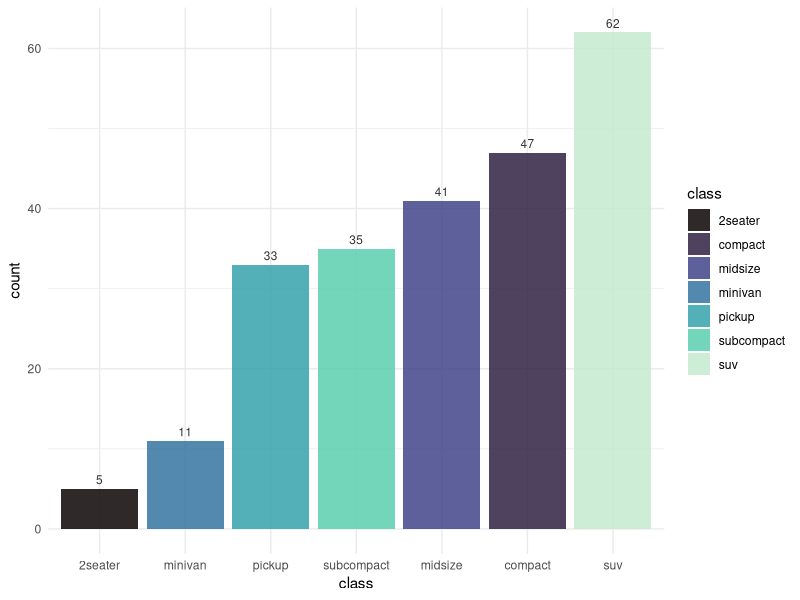
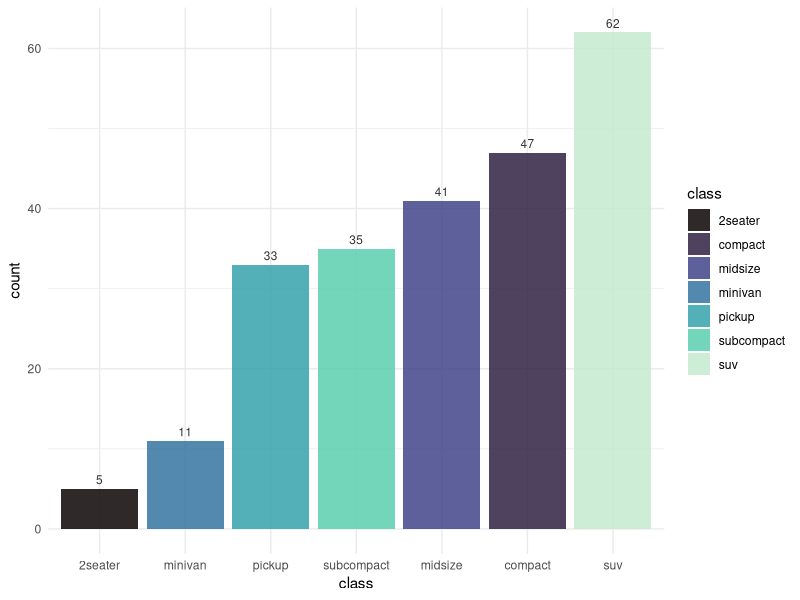
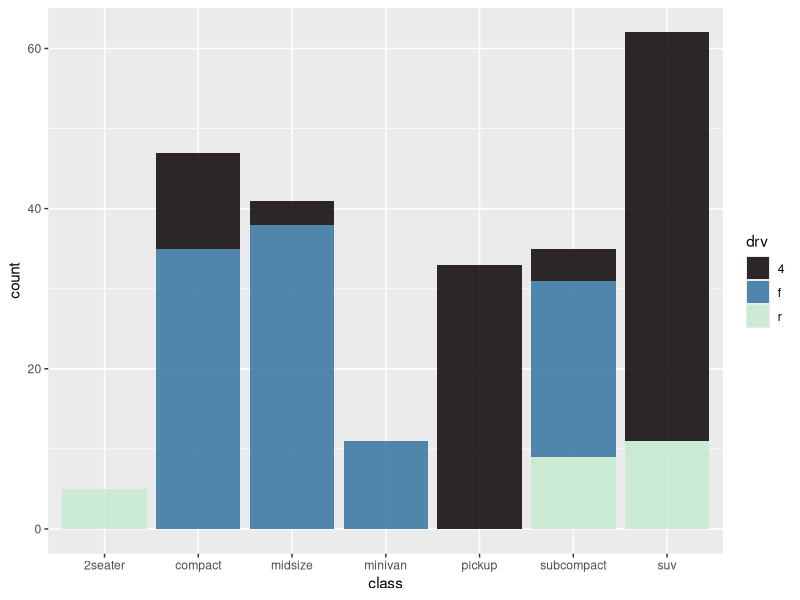
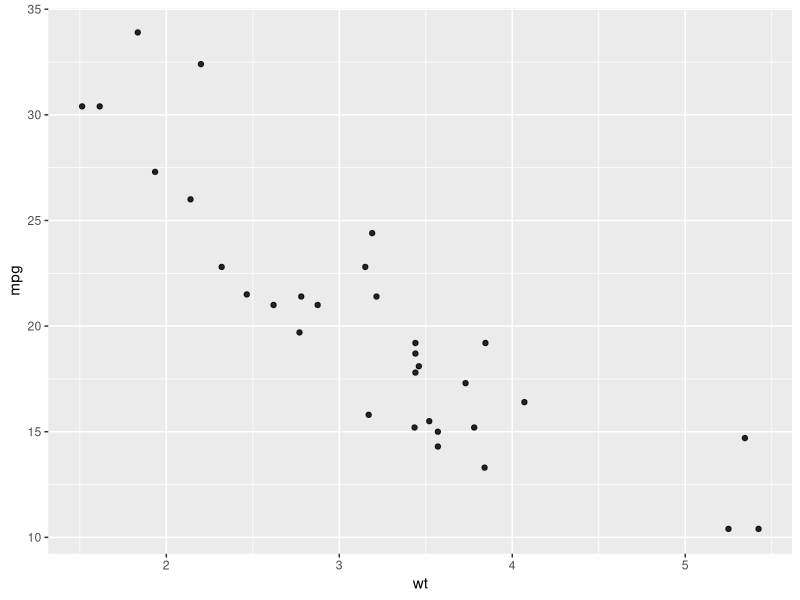
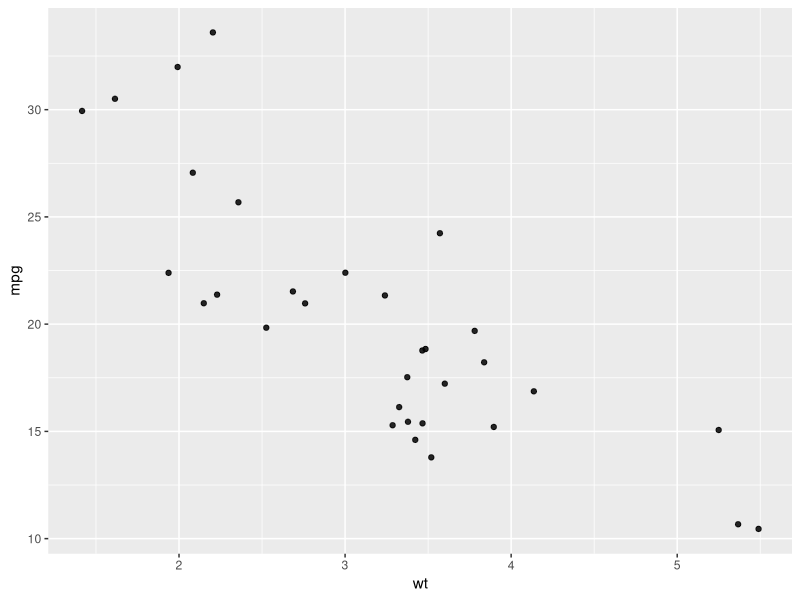
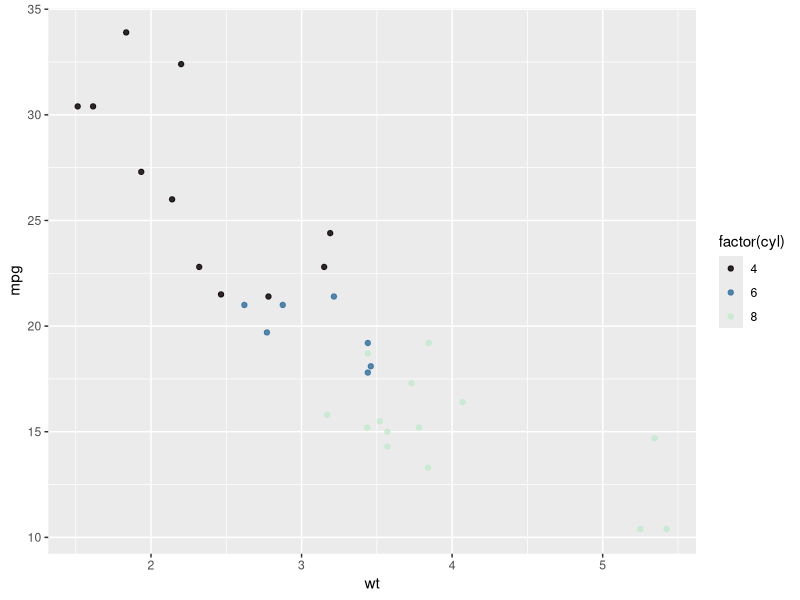
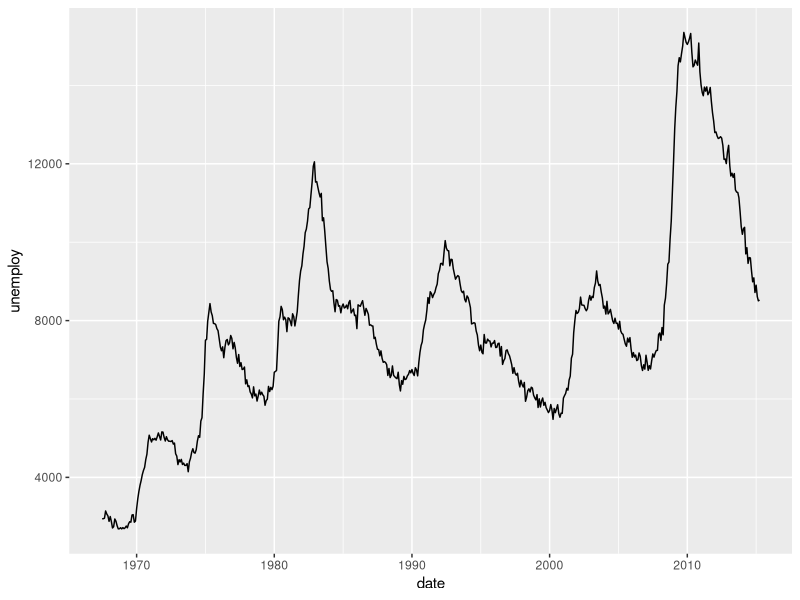
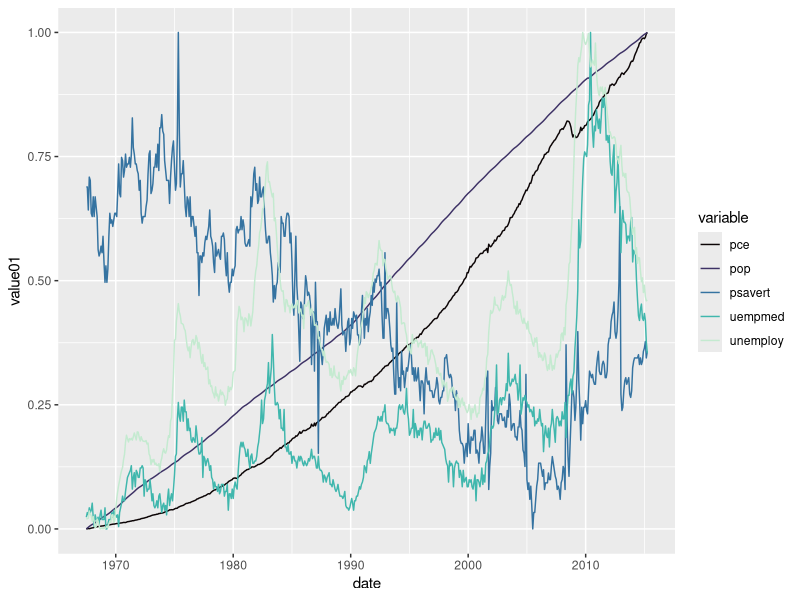

R code for these plots, in order:
## ---- chunk 1
#| message: false
# Load required packages
library(tidyverse)
library(viridis)
## ---- chunk 2
ggplot(mpg, aes(x = fct_rev(fct_infreq(class)), fill = class)) +
  geom_bar(alpha = .85) +
  geom_text(
    stat = "count", 
    mapping = aes(label = ..count..), 
    vjust = -0.5, 
    color = "grey20",
    size = 3
  ) +
  labs(x = "class") +
  scale_fill_viridis(discrete = TRUE, option = "mako", end = .95) +
  theme_minimal()
## ---- chunk 3
counts <- count(mpg, class)

ggplot(counts, aes(x = reorder(class, n), y = n, fill = class)) +
  geom_col(alpha = .85) +
  geom_text(
    mapping = aes(label = n), 
    vjust = -0.5, 
    color = "grey20",
    size = 3
  ) +
  labs(x = "class", y = "count") +
  scale_fill_viridis(discrete = TRUE, option = "mako", end = .95) +
  theme_minimal()
## ---- chunk 4
head(beaver1, n = 5)
## ---- chunk 5
ggplot(mpg, aes(x = class, fill = drv)) +
  geom_bar(alpha = .85) +
  scale_fill_viridis(discrete = TRUE, option = "mako", end = .95) 
## ---- chunk 6
ggplot(mtcars, aes(x = wt, y = mpg)) +
  geom_point(alpha = .85)
## ---- chunk 7
ggplot(mtcars, aes(x = wt, y = mpg)) +
  geom_jitter(alpha = .85, width = 0.5, height = 0.5)
## ---- chunk 8
ggplot(mtcars, aes(x = wt, y = mpg, color = factor(cyl))) +
  geom_point(alpha = .85) +
  scale_color_viridis(discrete = TRUE, option = "mako", end = .95)
## ---- chunk 9
ggplot(economics, aes(x = date, y = unemploy)) + 
  geom_line()
## ---- chunk 10
ggplot(economics_long, aes(x = date, y = value01, 
    color = variable)) +
  geom_line() +
  scale_color_viridis(discrete = TRUE, option = "mako", end = .95)
